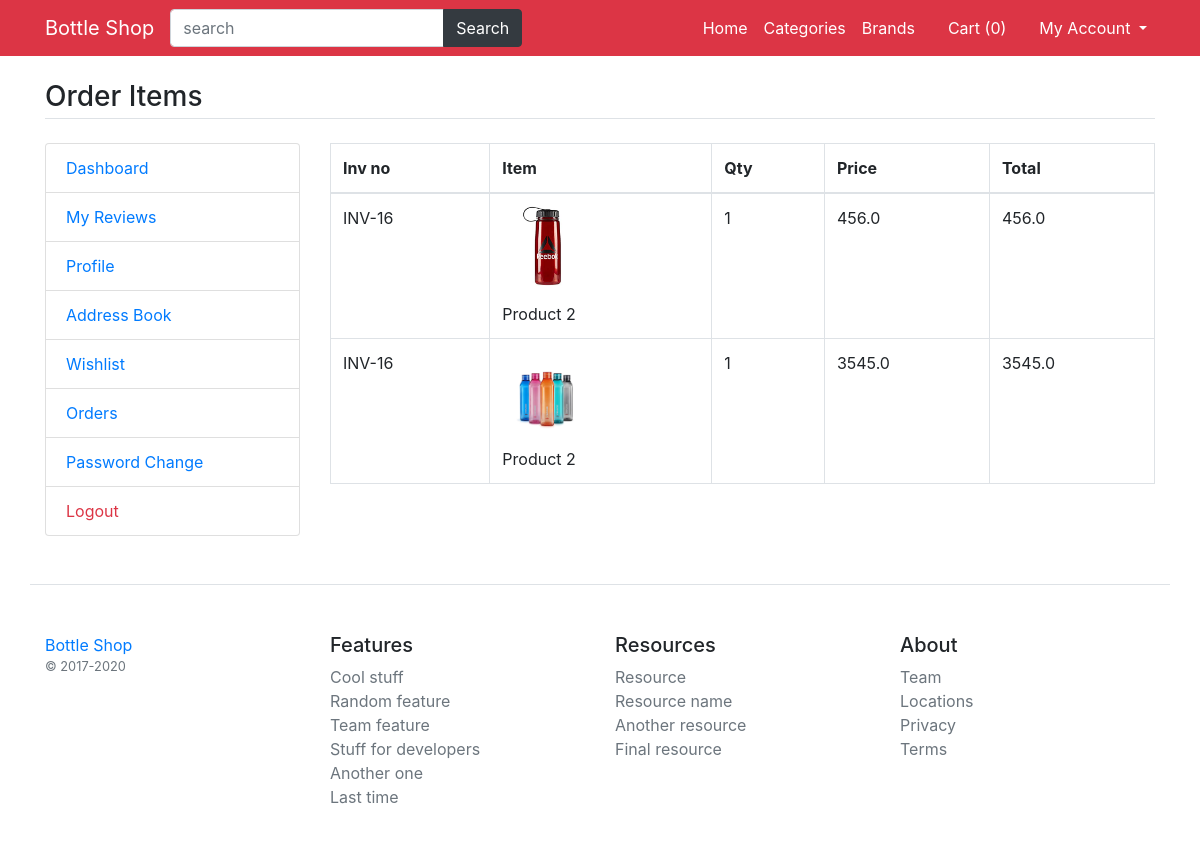
The app's page /my-orders-items/16 with its own data.
### main/models.py (models this page shows, shortened)
class CartOrderItems(models.Model):
    order=models.ForeignKey(CartOrder,on_delete=models.CASCADE)
    invoice_no=models.CharField(max_length=150)
    item=models.CharField(max_length=150)
    image=models.CharField(max_length=200)
    qty=models.IntegerField(max_length=200)
    price= models.FloatField()
    total= models.FloatField()
    class Meta:
        verbose_name_plural='CartOrderItems'

### main/views.py (the view)
# urls.py: path('my-orders-items/<int:id>',views.my_order_items, name='my_order_items'),
def my_order_items(request,id):
	order=CartOrder.objects.get(pk=id)
	orderitems=CartOrderItems.objects.filter(order=order).order_by('-id')
	return render(request,'user/order-items.html',{'orderitems':orderitems})

### main/template_context.py (called while the page is built)
def get_filters(request):
    cats= Product.objects.distinct().values('category__title','category__id')
    brands= Product.objects.distinct().values('brand__title','brand__id')
    colors= ProductAttribute.objects.distinct().values('color__title','color__id','color__color_code')
    sizes= ProductAttribute.objects.distinct().values('size__title','size__id')
    minMaxPrice=ProductAttribute.objects.aggregate(Min('price'),Max('price'))
    data={
                    'colors':colors ,
                    'sizes':sizes,
                    'brands':brands,
                    'cats':cats,
                    'minMaxPrice':minMaxPrice,
    }
    return data

### main/templates/user/order-items.html
{% extends 'base.html' %}
{% load static %}
{% block content %}
<main class="container my-4">
	<h3 class="my-4 border-bottom pb-1">Order Items</h3>
	<div class="row">
		<div class="col-md-3">
			{% include 'user/user-sidebar.html' %}
		</div>
		<div class="col-md-9">
			<div class="table-responsive">
				<table class="table-bordered table">
					<thead>
						<tr>
							<th>Inv no</th>
							<th>Item</th>
							<th>Qty</th>
							<th>Price</th>
							<th>Total</th>
						</tr>
					</thead>
					<tbody>
						{% for item in orderitems %}
						<tr>
							<td>{{item.invoice_no}}</td>
							<td>
								<p><img src="/media/{{item.image}}" width="80" /></p>
								{{item.item}}
							</td>
							<td>{{item.qty}}</td>
							<td>{{item.price}}</td>
							<td>{{item.total}}</td>
						</tr>
						{% endfor %}
					</tbody>
				</table>
			</div>
		</div>
	</div>
</main>
{% endblock %}

### records on screen
CartOrderItems: invoice_no "INV-16", image (picture), item "Product 2", qty "1", price "456.0", total "456.0"
CartOrderItems: invoice_no "INV-16", image (picture), item "Product 2", qty "1", price "3545.0", total "3545.0"

### other values on screen
{{ request.session.cartdata|length }} "0"
